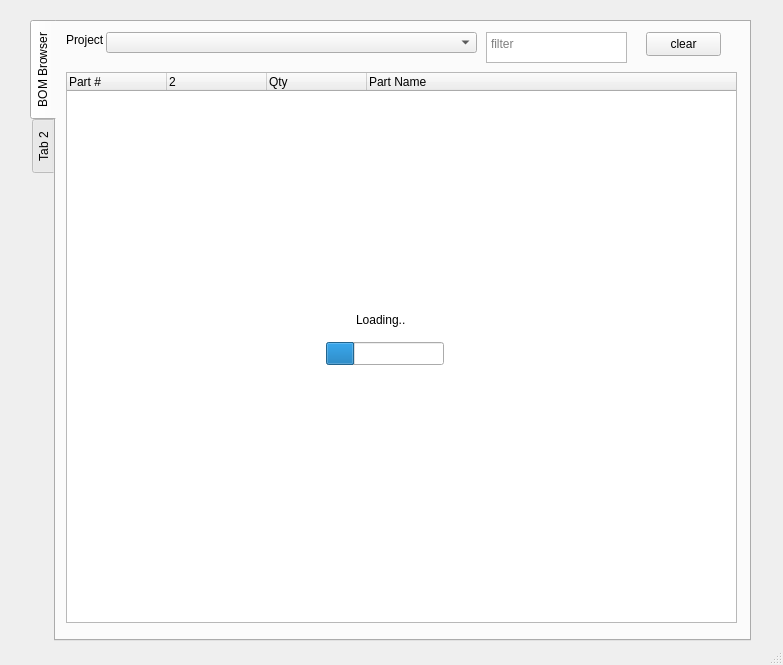
<?xml version="1.0" encoding="UTF-8"?>
<ui version="4.0">
 <class>MainWindow</class>
 <widget class="QMainWindow" name="MainWindow">
  <property name="geometry">
   <rect>
    <x>0</x>
    <y>0</y>
    <width>783</width>
    <height>665</height>
   </rect>
  </property>
  <property name="windowTitle">
   <string>MainWindow</string>
  </property>
  <widget class="QWidget" name="centralwidget">
   <widget class="QTabWidget" name="tabWidget">
    <property name="geometry">
     <rect>
      <x>30</x>
      <y>20</y>
      <width>721</width>
      <height>621</height>
     </rect>
    </property>
    <property name="tabPosition">
     <enum>QTabWidget::TabPosition::West</enum>
    </property>
    <property name="tabShape">
     <enum>QTabWidget::TabShape::Rounded</enum>
    </property>
    <property name="currentIndex">
     <number>0</number>
    </property>
    <property name="elideMode">
     <enum>Qt::TextElideMode::ElideNone</enum>
    </property>
    <widget class="QWidget" name="bomBrowserTab">
     <attribute name="title">
      <string>BOM Browser</string>
     </attribute>
     <widget class="QPlainTextEdit" name="filterTextInput">
      <property name="geometry">
       <rect>
        <x>430</x>
        <y>10</y>
        <width>141</width>
        <height>31</height>
       </rect>
      </property>
      <property name="placeholderText">
       <string>filter</string>
      </property>
     </widget>
     <widget class="QTreeWidget" name="BOMtreeWidget">
      <property name="geometry">
       <rect>
        <x>10</x>
        <y>50</y>
        <width>671</width>
        <height>551</height>
       </rect>
      </property>
      <property name="alternatingRowColors">
       <bool>true</bool>
      </property>
      <property name="headerHidden">
       <bool>false</bool>
      </property>
      <property name="columnCount">
       <number>4</number>
      </property>
      <attribute name="headerCascadingSectionResizes">
       <bool>true</bool>
      </attribute>
      <column>
       <property name="text">
        <string>Part #</string>
       </property>
      </column>
      <column>
       <property name="text">
        <string/>
       </property>
      </column>
      <column>
       <property name="text">
        <string>Qty</string>
       </property>
      </column>
      <column>
       <property name="text">
        <string>Part Name</string>
       </property>
      </column>
     </widget>
     <widget class="QLabel" name="label">
      <property name="geometry">
       <rect>
        <x>10</x>
        <y>10</y>
        <width>55</width>
        <height>16</height>
       </rect>
      </property>
      <property name="text">
       <string>Project</string>
      </property>
     </widget>
     <widget class="QComboBox" name="projectComboBox">
      <property name="geometry">
       <rect>
        <x>50</x>
        <y>10</y>
        <width>371</width>
        <height>21</height>
       </rect>
      </property>
     </widget>
     <widget class="QPushButton" name="filterClearButton">
      <property name="geometry">
       <rect>
        <x>590</x>
        <y>10</y>
        <width>75</width>
        <height>24</height>
       </rect>
      </property>
      <property name="text">
       <string>clear</string>
      </property>
     </widget>
     <widget class="QProgressBar" name="loading_bar">
      <property name="geometry">
       <rect>
        <x>270</x>
        <y>320</y>
        <width>118</width>
        <height>23</height>
       </rect>
      </property>
      <property name="value">
       <number>24</number>
      </property>
      <property name="textVisible">
       <bool>false</bool>
      </property>
     </widget>
     <widget class="QLabel" name="loading_label">
      <property name="geometry">
       <rect>
        <x>300</x>
        <y>290</y>
        <width>49</width>
        <height>16</height>
       </rect>
      </property>
      <property name="text">
       <string>Loading...</string>
      </property>
     </widget>
    </widget>
    <widget class="QWidget" name="tab_2">
     <attribute name="title">
      <string>Tab 2</string>
     </attribute>
     <widget class="QWidget" name="widget" native="true">
      <property name="geometry">
       <rect>
        <x>90</x>
        <y>110</y>
        <width>120</width>
        <height>80</height>
       </rect>
      </property>
     </widget>
    </widget>
   </widget>
  </widget>
  <widget class="QStatusBar" name="statusbar"/>
 </widget>
 <resources>
  <include location="../images/qresources.qrc"/>
 </resources>
 <connections/>
</ui>
